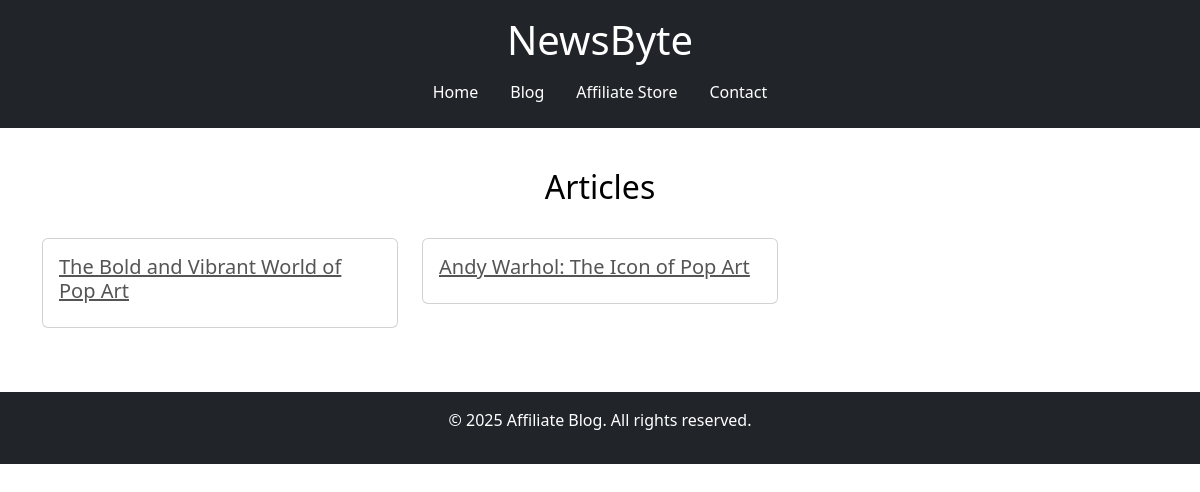
The app's page /, older data.
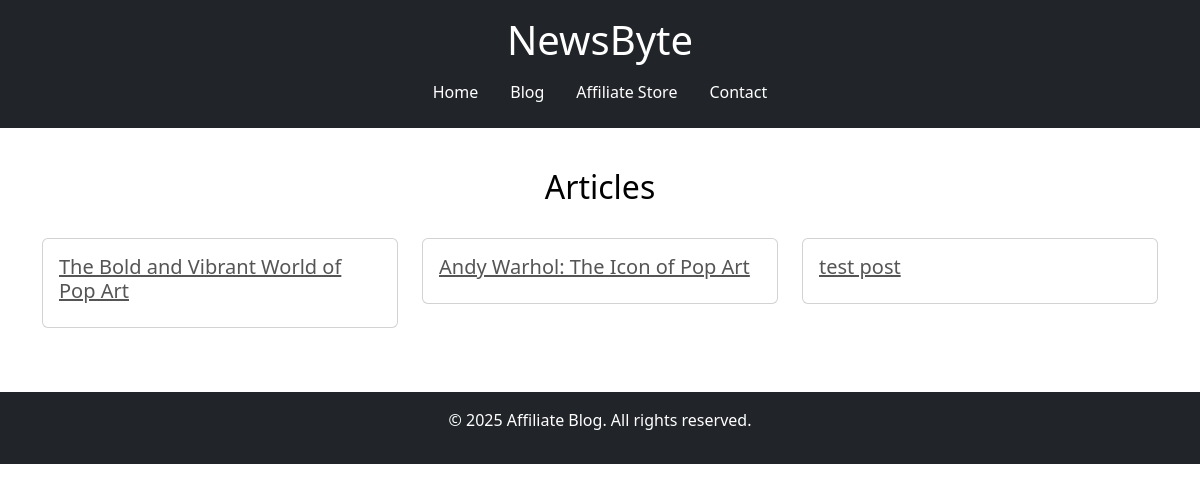
The same page, newer data.
### home/models.py (models this page shows, shortened)
class Post(models.Model):
    title = models.CharField(max_length=200)
    content = models.TextField()
    created_at = models.DateTimeField(auto_now_add=True)

### home/views.py (the view)
# urls.py: path('', home, name='home'),
def home(request):
    posts = Post.objects.all()  # Retrieve all posts from the database
    return render(request, 'home/home.html', {'posts': posts})

### home/templates/home/home.html (shortened to what this page needs)
{% load static %}
<!DOCTYPE html>
<html lang="en">
<head>
    <link rel="stylesheet" href="{% static '/css/style.css' %}">
    <link href="https://cdn.jsdelivr.net/npm/bootstrap@5.3.0/dist/css/bootstrap.min.css" rel="stylesheet">
</head>
<body>
    <header class="bg-dark text-white text-center py-3">
        <h1>NewsByte</h1>
        <nav>
            <ul class="nav justify-content-center">
                <li class="nav-item"><a class="nav-link text-white" href="{% url 'home' %}">Home</a></li>
                <li class="nav-item"><a class="nav-link text-white" href="blog.html">Blog</a></li>
                <li class="nav-item"><a class="nav-link text-white" href="store.html">Affiliate Store</a></li>
                <li class="nav-item"><a class="nav-link text-white" href="contact.html">Contact</a></li>
            </ul>
        </nav>
    </header>
<main>
    <h2 class="centre-header text-center">Articles</h2>
    <br>
    <div class="container">
        <div class="row">
            {% for post in posts %}
            <div class="col-md-4 mb-4">
                <div class="card">
                    <div class="card-body">
                        <h5 class="card-title">
                            <a href="{% url 'post_detail' post.id %}">{{ post.title }}</a>
                          </h5>
                    </div>
                </div>
            </div>
            {% empty %}
            <p>No blog posts available.</p>
            {% endfor %}
        </div>
    </div>
</main>
<footer class="bg-dark text-white text-center py-3">
    <p>&copy; 2025 Affiliate Blog. All rights reserved.</p>
</footer>
</body>
</html>

Row changes from the older to the newer data that the page shows:
added Post: title "test post"
